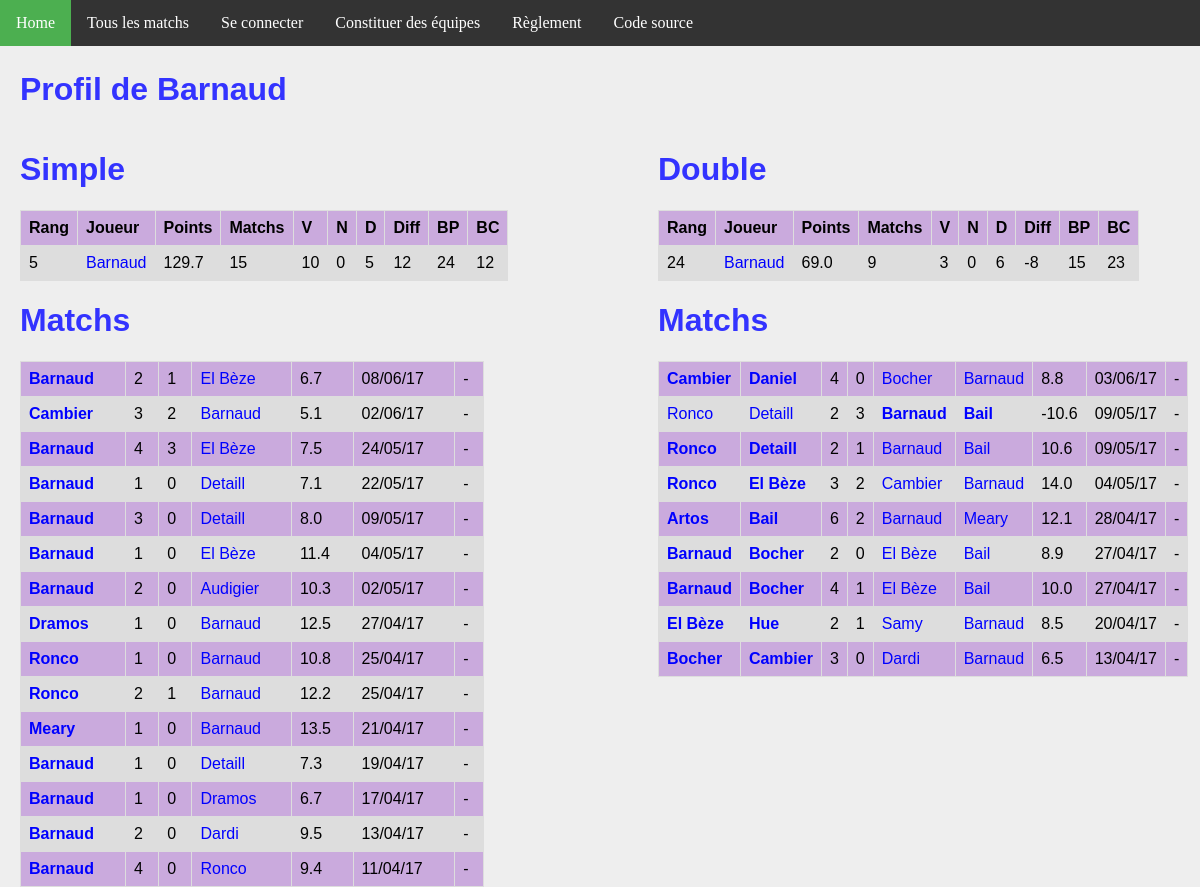
Screenshot of /joueur/19/ with the database file from the repository.
### ranking/models.py (models this page shows, shortened)
class Joueur(models.Model):
    user = models.OneToOneField(User, on_delete=models.CASCADE)
    pseudo = models.CharField(max_length = 50, default="Pax lambda")
    simple_score = models.FloatField(default=100)
    simple_rang = models.IntegerField(default=0)
    simple_victoires = models.IntegerField(default=0)
    simple_nuls = models.IntegerField(default=0)
    simple_defaites = models.IntegerField(default=0)
    simple_buts_pour = models.IntegerField(default=0)
    simple_buts_contre = models.IntegerField(default=0)
    double_score = models.FloatField(default=100)
    double_rang = models.IntegerField(default=0)
    double_victoires = models.IntegerField(default=0)
    double_nuls = models.IntegerField(default=0)
    double_defaites = models.IntegerField(default=0)
    double_buts_pour = models.IntegerField(default=0)
    double_buts_contre = models.IntegerField(default=0)
    @property
    def simple_matchs(self):
        return self.simple_nuls + self.simple_victoires + self.simple_defaites
    @property
    def double_matchs(self):
        return self.double_nuls + self.double_victoires + self.double_defaites
    @property
    def simple_diff(self):
        return self.simple_buts_pour - self.simple_buts_contre
    @property
    def double_diff(self):
        return self.double_buts_pour - self.double_buts_contre

class MatchSimple(models.Model):
    domicile = models.ForeignKey('Joueur', related_name = 'dom')
    exterieur = models.ForeignKey('Joueur', related_name = 'exte')
    date = models.DateTimeField(auto_now_add=True)
    buts_domicile = models.IntegerField(default=0)
    buts_exterieur = models.IntegerField(default=0)
    points = models.FloatField(default=0)
    @property
    def winner(self):
        if self.buts_domicile > self.buts_exterieur:
            return 1.
        elif self.buts_domicile < self.buts_exterieur:
            return 0.
        else:
            return 0.5

class MatchDouble(models.Model):
    domicile_1 = models.ForeignKey('Joueur', related_name = 'dom1')
    domicile_2 = models.ForeignKey('Joueur', related_name = 'dom2')
    exterieur_1 = models.ForeignKey('Joueur', related_name = 'exte1')
    exterieur_2 = models.ForeignKey('Joueur', related_name = 'exte2')
    date = models.DateTimeField(auto_now_add=True)
    buts_domicile = models.IntegerField(default=0)
    buts_exterieur = models.IntegerField(default=0)
    points = models.FloatField(default=0)
    @property
    def winner(self):
        if self.buts_domicile > self.buts_exterieur:
            return 1.
        elif self.buts_domicile < self.buts_exterieur:
            return 0.
        else:
            return 0.5

### ranking/views.py (the view)
# urls.py: url(r'^joueur/(?P<joueur_id>[0-9]+)/$', views.detail_joueur, name='joueur'),
def detail_joueur(request, joueur_id):
    simples_1 = MatchSimple.objects.filter(domicile__id = joueur_id)
    simples_2 = MatchSimple.objects.filter(exterieur__id = joueur_id)
    simples = simples_1 | simples_2
    doubles_1 = MatchDouble.objects.filter(domicile_1__id = joueur_id)
    doubles_2 = MatchDouble.objects.filter(domicile_2__id = joueur_id)
    doubles_3 = MatchDouble.objects.filter(exterieur_1__id = joueur_id)
    doubles_4 = MatchDouble.objects.filter(exterieur_2__id = joueur_id)
    doubles = doubles_1 | doubles_2 | doubles_3 | doubles_4
    context = {
        'joueur': get_object_or_404(Joueur, pk=joueur_id),
        'simple_matchs': simples.order_by('-date').all(),
        'double_matchs': doubles.order_by('-date').all(),
    }
    return render(request, 'joueur.html', context)

### ranking/templatetags/app_filter.py (called while the page is built)
@register.filter(name='decimal')
def decimal(x):
    return '{0:.1f}'.format(x)

### ranking/templates/joueur.html
{% extends 'base.html' %}
{% block body %}
{% load app_filter %}
    <h1>Profil de {{ joueur.pseudo }}</h1>
<div id="column1" style="float:left; margin:0; width:40%;">
    <h1>Simple</h1>
    <table>
        <tr>
            <th>Rang</th>
            <th>Joueur</th>
            <th>Points</th>
            <th>Matchs</th>
            <th>V</th>
            <th>N</th>
            <th>D</th>
            <th>Diff</th>
            <th>BP</th>
            <th>BC</th>
        </tr>
        <tr>
            <td>{{ joueur.simple_rang }}</td>
            <td><a class='joueur' href="{% url 'joueur' joueur.id %}">{{joueur.pseudo}}</a></td>
            <td>{{joueur.simple_score|decimal}}</td>
            <td>{{joueur.simple_matchs}}</td>
            <td>{{joueur.simple_victoires}}</td>
            <td>{{joueur.simple_nuls}}</td>
            <td>{{joueur.simple_defaites}}</td>
            <td>{{joueur.simple_diff}}</td>
            <td>{{joueur.simple_buts_pour}}</td>
            <td>{{joueur.simple_buts_contre}}</td>
        </tr>
    </table>
    <h1>Matchs</h1>
    <table>
        {% for m in simple_matchs %}
        <tr>
            <td {% if m.winner == 1 %} style='font-weight:bold'{% endif %} >
                <a class="joueur" href="{% url 'joueur' m.domicile.id %}">{{m.domicile.pseudo}}</a>
            </td>
            <td>{{m.buts_domicile}}</td>
            <td>{{m.buts_exterieur}}</td>
            <td {% if m.winner == 0 %} style='font-weight:bold'{% endif %} >
                <a class='joueur' href="{% url 'joueur' m.exterieur.id %}">{{m.exterieur.pseudo}}</a>
            </td>
            <td>{{m.points|decimal}}</td>
            <td>{{m.date | date:'d/m/y'}}</td>
            <td>
            {% if m.domicile == request.user.joueur %}
                <a class="joueur" href="{% url 'annuler' m.id %}">Annuler</a>
            {% else %}
                -
            {% endif %}
            </td>
        </tr>
        {% endfor %}
    </table>
</div>
<div id="column2" style="float:left; margin-left:15%;width:40%;">
<h1>Double</h1>
<table>
    <tr>
        <th>Rang</th>
        <th>Joueur</th>
        <th>Points</th>
        <th>Matchs</th>
        <th>V</th>
        <th>N</th>
        <th>D</th>
        <th>Diff</th>
        <th>BP</th>
        <th>BC</th>
    </tr>
    <tr>
        <td>{{ joueur.double_rang }}</td>
        <td><a class='joueur' href="{% url 'joueur' joueur.id %}">{{joueur.pseudo}}</a></td>
        <td>{{joueur.double_score|decimal}}</td>
        <td>{{joueur.double_matchs}}</td>
        <td>{{joueur.double_victoires}}</td>
        <td>{{joueur.double_nuls}}</td>
        <td>{{joueur.double_defaites}}</td>
        <td>{{joueur.double_diff}}</td>
        <td>{{joueur.double_buts_pour}}</td>
        <td>{{joueur.double_buts_contre}}</td>
    </tr>
</table>
<h1>Matchs</h1>
<table>
    {% for m in double_matchs %}
    <tr>
        <td {% if m.winner == 1 %} style='font-weight:bold'{% endif %} >
            <a class="joueur" href="{% url 'joueur' m.domicile_1.id %}">{{m.domicile_1.pseudo}}</a>
        </td>
        <td {% if m.winner == 1 %} style='font-weight:bold'{% endif %} >
            <a class="joueur" href="{% url 'joueur' m.domicile_2.id %}">{{m.domicile_2.pseudo}}</a>
        </td>
        <td>{{m.buts_domicile}}</td>
        <td>{{m.buts_exterieur}}</td>
        <td {% if m.winner == 0 %} style='font-weight:bold'{% endif %} >
            <a class='joueur' href="{% url 'joueur' m.exterieur_1.id %}">{{m.exterieur_1.pseudo}}</a>
        </td>
        <td {% if m.winner == 0 %} style='font-weight:bold'{% endif %} >
            <a class='joueur' href="{% url 'joueur' m.exterieur_2.id %}">{{m.exterieur_2.pseudo}}</a>
        </td>
        <td>{{m.points|decimal}}</td>
        <td>{{m.date | date:'d/m/y'}}</td>
        <td>
        {% if m.domicile_1 == request.user.joueur %}
            <a class="joueur" href="{% url 'annuler_double' m.id %}">Annuler</a>
        {% else %}
            -
        {% endif %}
        </td>
    </tr>
    {% endfor %}
</table>
</div>
{% endblock %}

### ranking/static/fifa.css (style rules this page uses)
h1, h2 { font-family: Arial; color: #3333FF; }
a { color: blue; text-decoration: none; }
body { background: #EEEEEE; margin: 0px; }
table { font-family: arial, sans-serif; border-collapse: collapse; width: 100%; }
td, th { border: 1px solid #dddddd; text-align: left; padding: 8px; }
tr:nth-child(even) { background-color: #DDDDDD; }
tr:nth-child(odd) { background-color: #CAAADD; }

### rows the page displays
Joueur: pseudo "Barnaud", simple_rang "5", simple_score|decimal "129.7", simple_matchs "15", simple_victoires "10", simple_nuls "0", simple_defaites "5", simple_diff "12", simple_buts_pour "24", simple_buts_contre "12", double_rang "24", double_score|decimal "69.0", double_matchs "9", double_victoires "3", double_nuls "0", double_defaites "6", double_diff "-8", double_buts_pour "15", double_buts_contre "23"
MatchSimple: domicile.pseudo "Barnaud", buts_domicile "2", buts_exterieur "1", exterieur.pseudo "El Bèze", points|decimal "6.7", date "08/06/17"
MatchSimple: domicile.pseudo "Cambier", buts_domicile "3", buts_exterieur "2", exterieur.pseudo "Barnaud", points|decimal "5.1", date "02/06/17"
MatchSimple: domicile.pseudo "Barnaud", buts_domicile "4", buts_exterieur "3", exterieur.pseudo "El Bèze", points|decimal "7.5", date "24/05/17"
MatchSimple: domicile.pseudo "Barnaud", buts_domicile "1", buts_exterieur "0", exterieur.pseudo "Detaill", points|decimal "7.1", date "22/05/17"
MatchSimple: domicile.pseudo "Barnaud", buts_domicile "3", buts_exterieur "0", exterieur.pseudo "Detaill", points|decimal "8.0", date "09/05/17"
MatchSimple: domicile.pseudo "Barnaud", buts_domicile "1", buts_exterieur "0", exterieur.pseudo "El Bèze", points|decimal "11.4", date "04/05/17"
MatchSimple: domicile.pseudo "Barnaud", buts_domicile "2", buts_exterieur "0", exterieur.pseudo "Audigier", points|decimal "10.3", date "02/05/17"
MatchSimple: domicile.pseudo "Dramos", buts_domicile "1", buts_exterieur "0", exterieur.pseudo "Barnaud", points|decimal "12.5", date "27/04/17"
MatchSimple: domicile.pseudo "Ronco", buts_domicile "1", buts_exterieur "0", exterieur.pseudo "Barnaud", points|decimal "10.8", date "25/04/17"
MatchSimple: domicile.pseudo "Ronco", buts_domicile "2", buts_exterieur "1", exterieur.pseudo "Barnaud", points|decimal "12.2", date "25/04/17"
MatchSimple: domicile.pseudo "Meary", buts_domicile "1", buts_exterieur "0", exterieur.pseudo "Barnaud", points|decimal "13.5", date "21/04/17"
MatchSimple: domicile.pseudo "Barnaud", buts_domicile "1", buts_exterieur "0", exterieur.pseudo "Detaill", points|decimal "7.3", date "19/04/17"
MatchSimple: domicile.pseudo "Barnaud", buts_domicile "1", buts_exterieur "0", exterieur.pseudo "Dramos", points|decimal "6.7", date "17/04/17"
MatchSimple: domicile.pseudo "Barnaud", buts_domicile "2", buts_exterieur "0", exterieur.pseudo "Dardi", points|decimal "9.5", date "13/04/17"
MatchSimple: domicile.pseudo "Barnaud", buts_domicile "4", buts_exterieur "0", exterieur.pseudo "Ronco", points|decimal "9.4", date "11/04/17"
MatchDouble: domicile_1.pseudo "Cambier", domicile_2.pseudo "Daniel", buts_domicile "4", buts_exterieur "0", exterieur_1.pseudo "Bocher", exterieur_2.pseudo "Barnaud", points|decimal "8.8", date "03/06/17"
MatchDouble: domicile_1.pseudo "Ronco", domicile_2.pseudo "Detaill", buts_domicile "2", buts_exterieur "3", exterieur_1.pseudo "Barnaud", exterieur_2.pseudo "Bail", points|decimal "-10.6", date "09/05/17"
MatchDouble: domicile_1.pseudo "Ronco", domicile_2.pseudo "Detaill", buts_domicile "2", buts_exterieur "1", exterieur_1.pseudo "Barnaud", exterieur_2.pseudo "Bail", points|decimal "10.6", date "09/05/17"
MatchDouble: domicile_1.pseudo "Ronco", domicile_2.pseudo "El Bèze", buts_domicile "3", buts_exterieur "2", exterieur_1.pseudo "Cambier", exterieur_2.pseudo "Barnaud", points|decimal "14.0", date "04/05/17"
MatchDouble: domicile_1.pseudo "Artos", domicile_2.pseudo "Bail", buts_domicile "6", buts_exterieur "2", exterieur_1.pseudo "Barnaud", exterieur_2.pseudo "Meary", points|decimal "12.1", date "28/04/17"
MatchDouble: domicile_1.pseudo "Barnaud", domicile_2.pseudo "Bocher", buts_domicile "2", buts_exterieur "0", exterieur_1.pseudo "El Bèze", exterieur_2.pseudo "Bail", points|decimal "8.9", date "27/04/17"
MatchDouble: domicile_1.pseudo "Barnaud", domicile_2.pseudo "Bocher", buts_domicile "4", buts_exterieur "1", exterieur_1.pseudo "El Bèze", exterieur_2.pseudo "Bail", points|decimal "10.0", date "27/04/17"
MatchDouble: domicile_1.pseudo "El Bèze", domicile_2.pseudo "Hue", buts_domicile "2", buts_exterieur "1", exterieur_1.pseudo "Samy", exterieur_2.pseudo "Barnaud", points|decimal "8.5", date "20/04/17"
MatchDouble: domicile_1.pseudo "Bocher", domicile_2.pseudo "Cambier", buts_domicile "3", buts_exterieur "0", exterieur_1.pseudo "Dardi", exterieur_2.pseudo "Barnaud", points|decimal "6.5", date "13/04/17"
